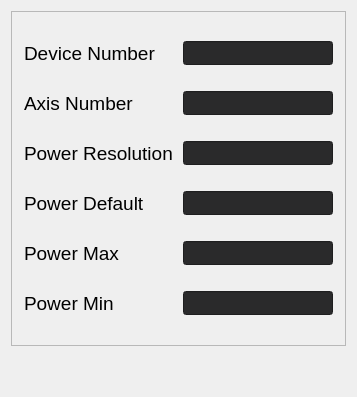
             <widget class="QWidget" name="laser_settings_tab">
              <attribute name="title">
               <string>Laser</string>
              </attribute>
              <layout class="QVBoxLayout" name="verticalLayout_50">
               <item alignment="Qt::AlignLeft">
                <widget class="QFrame" name="laser_settings_frame">
                 <property name="minimumSize">
                  <size>
                   <width>335</width>
                   <height>335</height>
                  </size>
                 </property>
                 <property name="maximumSize">
                  <size>
                   <width>335</width>
                   <height>335</height>
                  </size>
                 </property>
                 <property name="baseSize">
                  <size>
                   <width>335</width>
                   <height>335</height>
                  </size>
                 </property>
                 <property name="frameShape">
                  <enum>QFrame::StyledPanel</enum>
                 </property>
                 <property name="frameShadow">
                  <enum>QFrame::Raised</enum>
                 </property>
                 <layout class="QVBoxLayout" name="verticalLayout_42">
                  <item>
                   <layout class="QHBoxLayout" name="laser_devicenum_layout">
                    <item>
                     <widget class="QLabel" name="laser_devicenum_title">
                      <property name="minimumSize">
                       <size>
                        <width>150</width>
                        <height>24</height>
                       </size>
                      </property>
                      <property name="maximumSize">
                       <size>
                        <width>150</width>
                        <height>24</height>
                       </size>
                      </property>
                      <property name="font">
                       <font>
                        <pointsize>14</pointsize>
                       </font>
                      </property>
                      <property name="styleSheet">
                       <string notr="true">background:none</string>
                      </property>
                      <property name="text">
                       <string>Device Number</string>
                      </property>
                     </widget>
                    </item>
                    <item>
                     <widget class="QLineEdit" name="laser_devicenum_field">
                      <property name="minimumSize">
                       <size>
                        <width>150</width>
                        <height>24</height>
                       </size>
                      </property>
                      <property name="maximumSize">
                       <size>
                        <width>150</width>
                        <height>24</height>
                       </size>
                      </property>
                      <property name="styleSheet">
                       <string notr="true">background:rgb(42, 42, 43);</string>
                      </property>
                     </widget>
                    </item>
                   </layout>
                  </item>
                  <item>
                   <layout class="QHBoxLayout" name="laser_axisnum_layout">
                    <item>
                     <widget class="QLabel" name="laser_axisnum_title">
                      <property name="minimumSize">
                       <size>
                        <width>150</width>
                        <height>24</height>
                       </size>
                      </property>
                      <property name="maximumSize">
                       <size>
                        <width>150</width>
                        <height>24</height>
                       </size>
                      </property>
                      <property name="font">
                       <font>
                        <pointsize>14</pointsize>
                       </font>
                      </property>
                      <property name="styleSheet">
                       <string notr="true">background:none</string>
                      </property>
                      <property name="text">
                       <string>Axis Number</string>
                      </property>
                     </widget>
                    </item>
                    <item>
                     <widget class="QLineEdit" name="laser_axisnum_field">
                      <property name="minimumSize">
                       <size>
                        <width>150</width>
                        <height>24</height>
                       </size>
                      </property>
                      <property name="maximumSize">
                       <size>
                        <width>150</width>
                        <height>24</height>
                       </size>
                      </property>
                      <property name="styleSheet">
                       <string notr="true">background:rgb(42, 42, 43);</string>
                      </property>
                     </widget>
                    </item>
                   </layout>
                  </item>
                  <item>
                   <layout class="QHBoxLayout" name="laser_powerres_layout">
                    <item>
                     <widget class="QLabel" name="laser_powerres_title">
                      <property name="minimumSize">
                       <size>
                        <width>150</width>
                        <height>24</height>
                       </size>
                      </property>
                      <property name="maximumSize">
                       <size>
                        <width>150</width>
                        <height>24</height>
                       </size>
                      </property>
                      <property name="font">
                       <font>
                        <pointsize>14</pointsize>
                       </font>
                      </property>
                      <property name="styleSheet">
                       <string notr="true">background:none</string>
                      </property>
                      <property name="text">
                       <string>Power Resolution</string>
                      </property>
                     </widget>
                    </item>
                    <item>
                     <widget class="QLineEdit" name="laser_powerres_field">
                      <property name="minimumSize">
                       <size>
                        <width>150</width>
                        <height>24</height>
                       </size>
                      </property>
                      <property name="maximumSize">
                       <size>
                        <width>150</width>
                        <height>24</height>
                       </size>
                      </property>
                      <property name="styleSheet">
                       <string notr="true">background:rgb(42, 42, 43);</string>
                      </property>
                     </widget>
                    </item>
                   </layout>
                  </item>
                  <item>
                   <layout class="QHBoxLayout" name="laser_powerdef_layout">
                    <item>
                     <widget class="QLabel" name="laser_powerdef_title">
                      <property name="minimumSize">
                       <size>
                        <width>150</width>
                        <height>24</height>
                       </size>
                      </property>
                      <property name="maximumSize">
                       <size>
                        <width>150</width>
                        <height>24</height>
                       </size>
                      </property>
                      <property name="font">
                       <font>
                        <pointsize>14</pointsize>
                       </font>
                      </property>
                      <property name="styleSheet">
                       <string notr="true">background:none</string>
                      </property>
                      <property name="text">
                       <string>Power Default</string>
                      </property>
                     </widget>
                    </item>
                    <item>
                     <widget class="QLineEdit" name="laser_powerdef_field">
                      <property name="minimumSize">
                       <size>
                        <width>150</width>
                        <height>24</height>
                       </size>
                      </property>
                      <property name="maximumSize">
                       <size>
                        <width>150</width>
                        <height>24</height>
                       </size>
                      </property>
                      <property name="styleSheet">
                       <string notr="true">background:rgb(42, 42, 43);</string>
                      </property>
                     </widget>
                    </item>
                   </layout>
                  </item>
                  <item>
                   <layout class="QHBoxLayout" name="laser_powermax_layout">
                    <item>
                     <widget class="QLabel" name="laser_powermax_title">
                      <property name="minimumSize">
                       <size>
                        <width>150</width>
                        <height>24</height>
                       </size>
                      </property>
                      <property name="maximumSize">
                       <size>
                        <width>150</width>
                        <height>24</height>
                       </size>
                      </property>
                      <property name="font">
                       <font>
                        <pointsize>14</pointsize>
                       </font>
                      </property>
                      <property name="styleSheet">
                       <string notr="true">background:none</string>
                      </property>
                      <property name="text">
                       <string>Power Max</string>
                      </property>
                     </widget>
                    </item>
                    <item>
                     <widget class="QLineEdit" name="laser_powermax_field">
                      <property name="minimumSize">
                       <size>
                        <width>150</width>
                        <height>24</height>
                       </size>
                      </property>
                      <property name="maximumSize">
                       <size>
                        <width>150</width>
                        <height>24</height>
                       </size>
                      </property>
                      <property name="styleSheet">
                       <string notr="true">background:rgb(42, 42, 43);</string>
                      </property>
                     </widget>
                    </item>
                   </layout>
                  </item>
                  <item>
                   <layout class="QHBoxLayout" name="laser_powermin_layout">
                    <item>
                     <widget class="QLabel" name="laser_powermin_title">
                      <property name="minimumSize">
                       <size>
                        <width>150</width>
                        <height>24</height>
                       </size>
                      </property>
                      <property name="maximumSize">
                       <size>
                        <width>150</width>
                        <height>24</height>
                       </size>
                      </property>
                      <property name="font">
                       <font>
                        <pointsize>14</pointsize>
                       </font>
                      </property>
                      <property name="styleSheet">
                       <string notr="true">background:none</string>
                      </property>
                      <property name="text">
                       <string>Power Min</string>
                      </property>
                     </widget>
                    </item>
                    <item>
                     <widget class="QLineEdit" name="laser_powermin_field">
                      <property name="minimumSize">
                       <size>
                        <width>150</width>
                        <height>24</height>
                       </size>
                      </property>
                      <property name="maximumSize">
                       <size>
                        <width>150</width>
                        <height>24</height>
                       </size>
                      </property>
                      <property name="styleSheet">
                       <string notr="true">background:rgb(42, 42, 43);</string>
                      </property>
                     </widget>
                    </item>
                   </layout>
                  </item>
                 </layout>
                </widget>
               </item>
               <item>
                <spacer name="verticalSpacer_8">
                 <property name="orientation">
                  <enum>Qt::Vertical</enum>
                 </property>
                 <property name="sizeHint" stdset="0">
                  <size>
                   <width>20</width>
                   <height>40</height>
                  </size>
                 </property>
                </spacer>
               </item>
              </layout>
             </widget>
